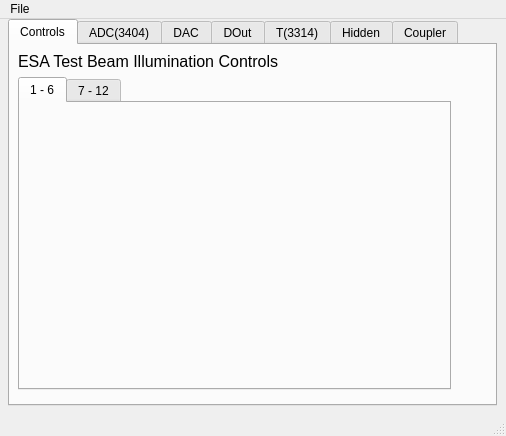
<?xml version="1.0" encoding="UTF-8"?>
<ui version="4.0">
 <class>MainWindow</class>
 <widget class="QMainWindow" name="MainWindow">
  <property name="geometry">
   <rect>
    <x>0</x>
    <y>0</y>
    <width>506</width>
    <height>436</height>
   </rect>
  </property>
  <property name="windowTitle">
   <string>MainWindow</string>
  </property>
  <widget class="QWidget" name="centralwidget">
   <widget class="QTabWidget" name="tabWidget">
    <property name="geometry">
     <rect>
      <x>8</x>
      <y>0</y>
      <width>489</width>
      <height>387</height>
     </rect>
    </property>
    <property name="currentIndex">
     <number>0</number>
    </property>
    <widget class="QWidget" name="tab_12">
     <attribute name="title">
      <string>Controls</string>
     </attribute>
     <widget class="QLabel" name="label">
      <property name="geometry">
       <rect>
        <x>8</x>
        <y>6</y>
        <width>299</width>
        <height>21</height>
       </rect>
      </property>
      <property name="font">
       <font>
        <pointsize>12</pointsize>
       </font>
      </property>
      <property name="text">
       <string>ESA Test Beam Illumination Controls</string>
      </property>
     </widget>
     <widget class="QTabWidget" name="tabWidget_4">
      <property name="geometry">
       <rect>
        <x>8</x>
        <y>32</y>
        <width>433</width>
        <height>313</height>
       </rect>
      </property>
      <property name="currentIndex">
       <number>0</number>
      </property>
      <widget class="QWidget" name="tab_13">
       <attribute name="title">
        <string>1 - 6</string>
       </attribute>
       <widget class="QEForm" name="qeform_5">
        <property name="geometry">
         <rect>
          <x>36</x>
          <y>16</y>
          <width>368</width>
          <height>248</height>
         </rect>
        </property>
        <property name="uiFile" stdset="0">
         <string>/afs/slac/g/testfac/tools/display/beckhoff/common/ui/lamps-1.ui</string>
        </property>
        <property name="variableSubstitutions" stdset="0">
         <string>P=ESA,M=4414,N=22</string>
        </property>
       </widget>
      </widget>
      <widget class="QWidget" name="tab_14">
       <attribute name="title">
        <string>7 - 12</string>
       </attribute>
       <widget class="QEForm" name="qeform_6">
        <property name="geometry">
         <rect>
          <x>36</x>
          <y>16</y>
          <width>368</width>
          <height>248</height>
         </rect>
        </property>
        <property name="uiFile" stdset="0">
         <string>/afs/slac/g/testfac/tools/display/beckhoff/common/ui/lamps-2.ui</string>
        </property>
        <property name="variableSubstitutions" stdset="0">
         <string>P=ESA,M=4414,N=22</string>
        </property>
       </widget>
      </widget>
     </widget>
    </widget>
    <widget class="QWidget" name="tab">
     <attribute name="title">
      <string>ADC(3404)</string>
     </attribute>
     <widget class="QEForm" name="adcQEForm">
      <property name="geometry">
       <rect>
        <x>6</x>
        <y>8</y>
        <width>471</width>
        <height>299</height>
       </rect>
      </property>
      <property name="uiFile" stdset="0">
       <string>/afs/slac/g/testfac/tools/display/beckhoff/common/ui/adcConv-4.ui</string>
      </property>
      <property name="variableSubstitutions" stdset="0">
       <string>P=ESA,M=3404,N=22</string>
      </property>
     </widget>
    </widget>
    <widget class="QWidget" name="tab_3">
     <attribute name="title">
      <string>DAC</string>
     </attribute>
     <widget class="QEForm" name="t3222QEForm">
      <property name="geometry">
       <rect>
        <x>24</x>
        <y>14</y>
        <width>436</width>
        <height>317</height>
       </rect>
      </property>
      <property name="uiFile" stdset="0">
       <string>/afs/slac/g/testfac/tools/display/beckhoff/common/ui/dac-12.ui</string>
      </property>
      <property name="variableSubstitutions" stdset="0">
       <string>P=ESA,M=4414,N=22</string>
      </property>
     </widget>
    </widget>
    <widget class="QWidget" name="tab_9">
     <attribute name="title">
      <string>DOut</string>
     </attribute>
     <widget class="QGroupBox" name="groupBox_3">
      <property name="geometry">
       <rect>
        <x>92</x>
        <y>60</y>
        <width>197</width>
        <height>223</height>
       </rect>
      </property>
      <property name="title">
       <string>KL2408</string>
      </property>
      <widget class="QEForm" name="qeform_9">
       <property name="geometry">
        <rect>
         <x>6</x>
         <y>20</y>
         <width>185</width>
         <height>195</height>
        </rect>
       </property>
       <property name="uiFile" stdset="0">
        <string>/afs/slac/g/testfac/tools/display/beckhoff/common/ui/kl2xxx-8.ui</string>
       </property>
       <property name="variableSubstitutions" stdset="0">
        <string>P=ESA,M=2408,N=22</string>
       </property>
      </widget>
     </widget>
    </widget>
    <widget class="QWidget" name="tab_7">
     <attribute name="title">
      <string>T(3314)</string>
     </attribute>
     <widget class="QEForm" name="t3314QEForm">
      <property name="geometry">
       <rect>
        <x>24</x>
        <y>20</y>
        <width>436</width>
        <height>233</height>
       </rect>
      </property>
      <property name="uiFile" stdset="0">
       <string>/afs/slac/g/testfac/tools/display/beckhoff/common/ui/therm-4.ui</string>
      </property>
      <property name="variableSubstitutions" stdset="0">
       <string>P=ESA,M=3314,N=22</string>
      </property>
     </widget>
    </widget>
    <widget class="QWidget" name="tab_4">
     <attribute name="title">
      <string>Hidden</string>
     </attribute>
     <widget class="QTabWidget" name="tabWidget_2">
      <property name="geometry">
       <rect>
        <x>36</x>
        <y>8</y>
        <width>411</width>
        <height>311</height>
       </rect>
      </property>
      <property name="currentIndex">
       <number>2</number>
      </property>
      <widget class="QWidget" name="tab_5">
       <attribute name="title">
        <string>3404</string>
       </attribute>
       <widget class="QEForm" name="qeform">
        <property name="geometry">
         <rect>
          <x>18</x>
          <y>8</y>
          <width>370</width>
          <height>260</height>
         </rect>
        </property>
        <property name="uiFile" stdset="0">
         <string>/afs/slac/g/testfac/tools/display/beckhoff/common/ui/hiddenreg.ui</string>
        </property>
        <property name="variableSubstitutions" stdset="0">
         <string>P=ESA,M=3404,N=22</string>
        </property>
       </widget>
      </widget>
      <widget class="QWidget" name="tab_6">
       <attribute name="title">
        <string>4414</string>
       </attribute>
       <widget class="QEForm" name="qeform_3">
        <property name="geometry">
         <rect>
          <x>18</x>
          <y>8</y>
          <width>370</width>
          <height>260</height>
         </rect>
        </property>
        <property name="uiFile" stdset="0">
         <string>/afs/slac/g/testfac/tools/display/beckhoff/common/ui/hiddenreg.ui</string>
        </property>
        <property name="variableSubstitutions" stdset="0">
         <string>P=ESA,M=4414,N=22</string>
        </property>
       </widget>
      </widget>
      <widget class="QWidget" name="tab_8">
       <attribute name="title">
        <string>3314</string>
       </attribute>
       <widget class="QEForm" name="qeform_4">
        <property name="geometry">
         <rect>
          <x>18</x>
          <y>8</y>
          <width>370</width>
          <height>260</height>
         </rect>
        </property>
        <property name="uiFile" stdset="0">
         <string>/afs/slac/g/testfac/tools/display/beckhoff/common/ui/hiddenreg.ui</string>
        </property>
        <property name="variableSubstitutions" stdset="0">
         <string>P=ESA,M=3314,N=22</string>
        </property>
       </widget>
      </widget>
     </widget>
    </widget>
    <widget class="QWidget" name="tab_2">
     <attribute name="title">
      <string>Coupler</string>
     </attribute>
     <widget class="QEForm" name="bk9QEForm">
      <property name="geometry">
       <rect>
        <x>40</x>
        <y>8</y>
        <width>407</width>
        <height>339</height>
       </rect>
      </property>
      <property name="uiFile" stdset="0">
       <string>/afs/slac/g/testfac/tools/display/beckhoff/common/ui/bk9000.ui</string>
      </property>
      <property name="variableSubstitutions" stdset="0">
       <string>P=ESA,N=22</string>
      </property>
     </widget>
    </widget>
   </widget>
  </widget>
  <widget class="QMenuBar" name="menubar">
   <property name="geometry">
    <rect>
     <x>0</x>
     <y>0</y>
     <width>506</width>
     <height>20</height>
    </rect>
   </property>
   <widget class="QMenu" name="menuFile">
    <property name="title">
     <string>File</string>
    </property>
    <addaction name="actionQuit"/>
   </widget>
   <addaction name="menuFile"/>
  </widget>
  <widget class="QStatusBar" name="statusbar"/>
  <action name="actionQuit">
   <property name="text">
    <string>Quit</string>
   </property>
  </action>
 </widget>
 <customwidgets>
  <customwidget>
   <class>QEForm</class>
   <extends>QWidget</extends>
   <header>QEForm.h</header>
  </customwidget>
 </customwidgets>
 <resources/>
 <connections/>
</ui>
